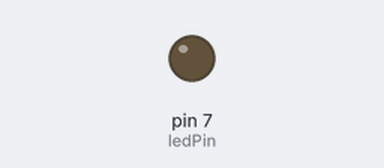
Bench run of a sketch on a simulated Arduino Uno, built with avr-gcc and run on an emulated ATmega328P. Shown: output pins drawn as LEDs (lit = HIGH).

Above: at 0.4 s.
At 4.2 s:
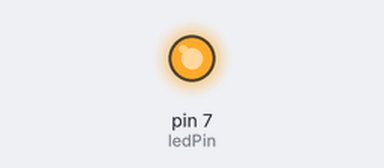
Timing chart, 0 to 5.8 s (numbered marks = the images above):
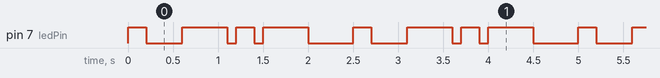

The sketch:

1030_-_asbsgs_array_ex3.ino
```cpp
/*
 * Control an LED using an array.
 *
 * Create a pattern with LED on and off information in one array,
 * and on/off durations in a second array.
 *
 *
 */

const int ledPin             = 7;
const int totalStates        = 9;
int ledState[totalStates]    = {1,  0,  1,  0,  1,  0,  0,  1,   0};
int ledDuration[totalStates] = {200,400,500,100,200,50, 50, 500, 500 };

void setup() {
  pinMode(ledPin, OUTPUT);
}

void loop() {
  for (int i = 0; i < totalStates; i++)
   {
    digitalWrite(ledPin,ledState[i]);
    delay(ledDuration[i]);
   }
}
```

Measured:
- by itself, pin 7 (ledPin): repeats every 2.5 s: LOW 0.40 s, HIGH 0.50 s, LOW 0.10 s, HIGH 0.20 s, LOW 0.10 s, HIGH 0.50 s, LOW 0.50 s, HIGH 0.20 s
- by itself, everything shown: repeats every 2.5 s, in 8 steps
